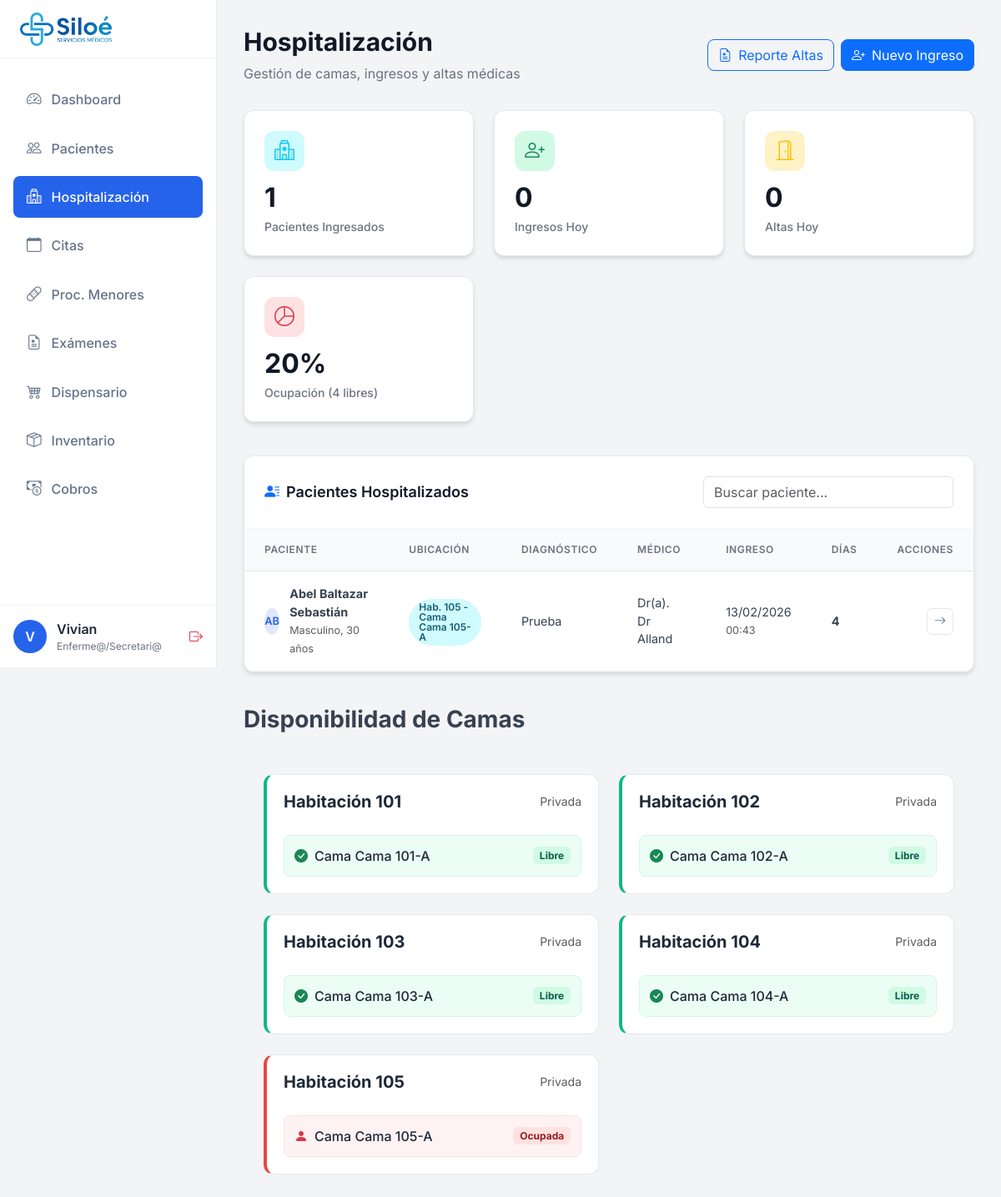
The app's page /php/hospitalization/index.php (signed in) with its own data.
### tables this page shows
CREATE TABLE `encamamientos` (
  `id_encamamiento` int NOT NULL,
  `id_paciente` int NOT NULL,
  `id_cama` int NOT NULL,
  `id_doctor` int DEFAULT NULL,
  `fecha_ingreso` datetime NOT NULL DEFAULT CURRENT_TIMESTAMP,
  `fecha_alta` datetime DEFAULT NULL,
  `motivo_ingreso` text,
  `diagnostico_ingreso` text,
  `tipo_ingreso` varchar(50) DEFAULT 'Normal',
  `notas_ingreso` text,
  `estado` enum('Activo','Alta_Medica','Alta_Administrativa','Cancelado') DEFAULT 'Activo',
  `created_by` int DEFAULT NULL,
  `created_at` timestamp NULL DEFAULT CURRENT_TIMESTAMP
);

CREATE TABLE `pacientes` (
  `id_paciente` int NOT NULL,
  `nombre` varchar(100) NOT NULL,
  `apellido` varchar(100) NOT NULL,
  `fecha_nacimiento` date NOT NULL,
  `genero` enum('Masculino','Femenino') NOT NULL,
  `direccion` varchar(255) DEFAULT NULL,
  `telefono` varchar(15) DEFAULT NULL,
  `correo` varchar(100) DEFAULT NULL,
  `fecha_registro` timestamp NULL DEFAULT CURRENT_TIMESTAMP
);

CREATE TABLE `habitaciones` (
  `id_habitacion` int NOT NULL,
  `numero_habitacion` varchar(50) NOT NULL,
  `tipo_habitacion` varchar(50) DEFAULT 'Estándar',
  `piso` varchar(50) DEFAULT '1',
  `tarifa_por_noche` decimal(10,2) NOT NULL DEFAULT '0.00',
  `capacidad_maxima` int DEFAULT '1',
  `estado` enum('Disponible','Ocupada','Mantenimiento') DEFAULT 'Disponible',
  `descripcion` text
);

CREATE TABLE `camas` (
  `id_cama` int NOT NULL,
  `numero_cama` varchar(50) NOT NULL,
  `id_habitacion` int NOT NULL,
  `estado` enum('Disponible','Ocupada','Mantenimiento') DEFAULT 'Disponible',
  `descripcion` text
);

CREATE TABLE `usuarios` (
  `idUsuario` int NOT NULL,
  `usuario` varchar(255) NOT NULL,
  `password` varchar(255) NOT NULL,
  `nombre` varchar(255) NOT NULL,
  `apellido` varchar(255) NOT NULL,
  `especialidad` varchar(255) DEFAULT NULL,
  `tipoUsuario` enum('admin','doc','user','') NOT NULL,
  `clinica` varchar(255) NOT NULL,
  `telefono` varchar(255) NOT NULL,
  `email` varchar(255) NOT NULL
);

### php/hospitalization/index.php (the view, shortened to what the rows shown need)
<?php
require_once '../../config/database.php';
try {
    $database = new Database();
    $conn = $database->getConnection();
    $stmt_rooms = $conn->query("
        SELECT
            h.id_habitacion,
            h.numero_habitacion,
            h.tipo_habitacion,
            h.piso,
            h.tarifa_por_noche,
            h.capacidad_maxima,
            COUNT(c.id_cama) as total_camas,
            SUM(CASE WHEN c.estado = 'Ocupada' THEN 1 ELSE 0 END) as camas_ocupadas,
            h.estado as estado_habitacion
        FROM habitaciones h
        LEFT JOIN camas c ON h.id_habitacion = c.id_habitacion
        GROUP BY h.id_habitacion
        ORDER BY h.piso, h.numero_habitacion
    ");
    $habitaciones = $stmt_rooms->fetchAll(PDO::FETCH_ASSOC);
    $stmt_patients = $conn->query("
        SELECT
            e.id_encamamiento,
            e.id_paciente,
            e.fecha_ingreso,
            e.diagnostico_ingreso,
            e.tipo_ingreso,
            pac.nombre as nombre_paciente,
            pac.apellido as apellido_paciente,
            pac.fecha_nacimiento,
            pac.genero,
            hab.numero_habitacion,
            hab.tipo_habitacion,
            c.numero_cama,
            u.nombre as nombre_doctor,
            u.apellido as apellido_doctor,
            DATEDIFF(CURDATE(), DATE(e.fecha_ingreso)) as dias_hospitalizado,
            (SELECT COUNT(*) FROM signos_vitales WHERE id_encamamiento = e.id_encamamiento AND DATE(fecha_registro) = CURDATE()) as signos_hoy
        FROM encamamientos e
        INNER JOIN pacientes pac ON e.id_paciente = pac.id_paciente
        INNER JOIN camas c ON e.id_cama = c.id_cama
        INNER JOIN habitaciones hab ON c.id_habitacion = hab.id_habitacion
        LEFT JOIN usuarios u ON e.id_doctor = u.idUsuario
        WHERE e.estado = 'Activo'
        ORDER BY e.fecha_ingreso DESC
    ");
    $pacientes_hospitalizados = $stmt_patients->fetchAll(PDO::FETCH_ASSOC);
} catch (Exception $e) {
    die("Error: " . $e->getMessage());
}
?>
<!DOCTYPE html>
<html lang="es">
<head>
    <link rel="stylesheet" href="https://cdn.jsdelivr.net/npm/bootstrap-icons@1.10.0/font/bootstrap-icons.css">
    <link href="https://cdn.jsdelivr.net/npm/bootstrap@5.3.0/dist/css/bootstrap.min.css" rel="stylesheet">
</head>
<body>
    <div class="main-content">
        <div class="page-header">
            <div>
                <h1 class="page-title">Hospitalización</h1>
            </div>
        </div>
        <div class="content-card">
            <div class="card-header">
                <h2 class="card-title">
                    <i class="bi bi-person-lines-fill text-primary"></i>
                    Pacientes Hospitalizados
                </h2>
            </div>
            <div class="table-responsive">
                <table class="custom-table" id="patientsTable">
                    <thead>
                        <tr>
                            <th>Paciente</th>
                            <th>Ubicación</th>
                            <th>Diagnóstico</th>
                            <th>Médico</th>
                            <th>Ingreso</th>
                            <th>Días</th>
                            <th class="text-end">Acciones</th>
                        </tr>
                    </thead>
                    <tbody>
                        <?php if (count($pacientes_hospitalizados) > 0): ?>
                            <?php foreach ($pacientes_hospitalizados as $pac): ?>
                                <tr>
                                    <td>
                                        <div class="d-flex align-items-center">
                                            <div class="user-avatar"
                                                style="width: 32px; height: 32px; font-size: 0.8rem; margin-right: 12px; background: #e0e7ff; color: var(--primary-color);">
                                                <?php echo strtoupper(substr($pac['nombre_paciente'], 0, 1) . substr($pac['apellido_paciente'], 0, 1)); ?>
                                            </div>
                                            <div>
                                                <div class="fw-bold">
                                                    <?php echo htmlspecialchars($pac['nombre_paciente'] . ' ' . $pac['apellido_paciente']); ?>
                                                </div>
                                                <small class="text-muted"><?php echo htmlspecialchars($pac['genero']); ?>,
                                                    <?php echo date_diff(date_create($pac['fecha_nacimiento']), date_create('today'))->y; ?>
                                                    años</small>
                                            </div>
                                        </div>
                                    </td>
                                    <td>
                                        <div class="status-badge bg-info-light">
                                            Hab. <?php echo htmlspecialchars($pac['numero_habitacion']); ?> - Cama
                                            <?php echo htmlspecialchars($pac['numero_cama']); ?>
                                        </div>
                                    </td>
                                    <td><?php echo htmlspecialchars($pac['diagnostico_ingreso']); ?></td>
                                    <td>Dr(a). <?php echo htmlspecialchars($pac['nombre_doctor']); ?></td>
                                    <td>
                                        <div><?php echo date('d/m/Y', strtotime($pac['fecha_ingreso'])); ?></div>
                                        <small
                                            class="text-muted"><?php echo date('H:i', strtotime($pac['fecha_ingreso'])); ?></small>
                                    </td>
                                    <td class="fw-bold"><?php echo $pac['dias_hospitalizado']; ?></td>
                                    <td class="text-end">
                                        <button class="action-btn"
                                            onclick="viewPatientDetails(<?php echo $pac['id_encamamiento']; ?>)"
                                            title="Ver Detalles">
                                            <i class="bi bi-arrow-right"></i>
                                        </button>
                                    </td>
                                </tr>
                            <?php endforeach; ?>
                        <?php endif; ?>
                    </tbody>
                </table>
            </div>
        </div>
        <div class="bed-grid">
            <?php foreach ($habitaciones as $hab):
                ?>
                <div class="room-card"
                    style="border-left: 4px solid <?php echo ($hab['camas_ocupadas'] >= $hab['total_camas']) ? '#ef4444' : '#10b981'; ?>">
                    <div class="d-flex justify-content-between align-items-center mb-3">
                        <h5 class="fw-bold mb-0">Habitación <?php echo htmlspecialchars($hab['numero_habitacion']); ?></h5>
                        <small class="text-muted"><?php echo htmlspecialchars($hab['tipo_habitacion']); ?></small>
                    </div>
                    <div class="d-flex flex-column gap-2">
                        <?php
                        $stmt_beds = $conn->prepare("SELECT numero_cama, estado FROM camas WHERE id_habitacion = ? ORDER BY numero_cama");
                        $stmt_beds->execute([$hab['id_habitacion']]);
                        $beds = $stmt_beds->fetchAll(PDO::FETCH_ASSOC);
                        foreach ($beds as $bed):
                            $is_occupied = strtolower($bed['estado']) === 'ocupada';
                            $bed_class = $is_occupied ? 'occupied' : 'free';
                            $icon_class = $is_occupied ? 'bi-person-fill text-danger' : 'bi-check-circle-fill text-success';
                            ?>
                            <div class="bed-item <?php echo $bed_class; ?>">
                                <i class="<?php echo $icon_class; ?> me-2"></i>
                                <span class="fw-medium">Cama <?php echo htmlspecialchars($bed['numero_cama']); ?></span>
                                <span
                                    class="ms-auto text-xs badge <?php echo $is_occupied ? 'bg-danger-light' : 'bg-success-light'; ?>">
                                    <?php echo $is_occupied ? 'Ocupada' : 'Libre'; ?>
                                </span>
                            </div>
                        <?php endforeach; ?>
                    </div>
                </div>
            <?php endforeach; ?>
        </div>
    </div>
</body>
</html>

### records on screen
encamamientos: id_paciente.apellido "AB", id_paciente.apellido "Abel Baltazar Sebastián", id_paciente.genero "Masculino", id_paciente.fecha_nacimiento "30", habitaciones.numero_habitacion "105", id_cama.numero_cama "Cama 105-A", diagnostico_ingreso "Prueba", id_doctor.nombre "Dr Alland", fecha_ingreso "13/02/2026", fecha_ingreso "00:43", dias_hospitalizado "4"
habitaciones: numero_habitacion "101", tipo_habitacion "Privada"
camas: numero_cama "Cama 101-A", estado "Libre"
habitaciones: numero_habitacion "102", tipo_habitacion "Privada"
camas: numero_cama "Cama 102-A", estado "Libre"
habitaciones: numero_habitacion "103", tipo_habitacion "Privada"
camas: numero_cama "Cama 103-A", estado "Libre"
habitaciones: numero_habitacion "104", tipo_habitacion "Privada"
camas: numero_cama "Cama 104-A", estado "Libre"
habitaciones: numero_habitacion "105", tipo_habitacion "Privada"
camas: numero_cama "Cama 105-A", estado "Ocupada"

### other values on screen
substr($_SESSION['nombre'], 0, 1) "V"
$_SESSION['nombre'] "Vivian"
$_SESSION['especialidad'] "Enferme@/Secretari@"
$pacientes_activos "1"
$ingresos_hoy "0"
$altas_hoy "0"
$porcentaje_ocupacion "20"
$camas_disponibles "4"
